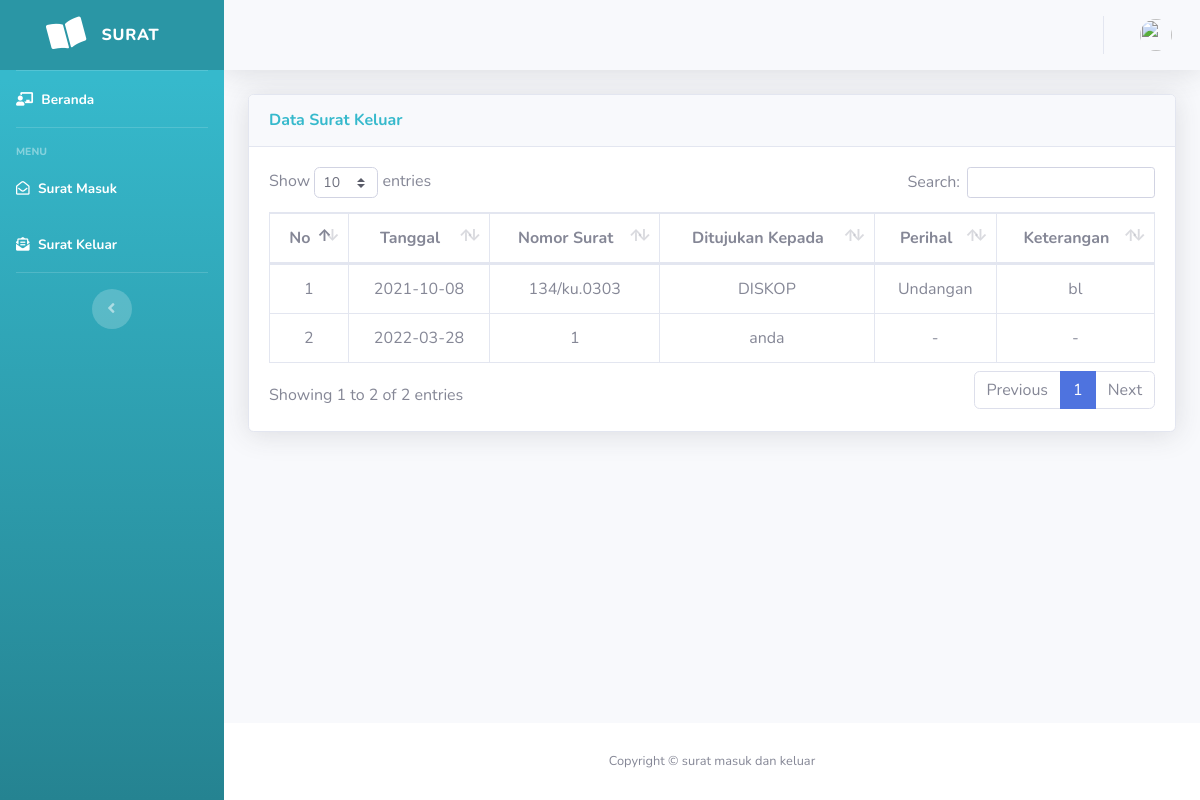
The app's page /index.php/user/dsk with its own data.
### tables this page shows
CREATE TABLE `surat_keluar` (
  `no` int(100) NOT NULL,
  `tanggal` date NOT NULL,
  `nomor_surat` varchar(100) NOT NULL,
  `ditujukan_kepada` varchar(225) NOT NULL,
  `perihal` varchar(225) NOT NULL,
  `keterangan` varchar(225) NOT NULL
);

### application/controllers/User.php (called while the page is built, shortened)
<?php
class User extends CI_Controller {
    function __construct()
	{
		$this->load->model('Login_model','login');
	}
    function dsk()
    {
        $data['data_surat_keluar'] = $this->login->data_surat_keluar();
        $this->load->view('tampilan/header');
        $this->load->view('tampilan_user/dsk_user', $data);
        $this->load->view('tampilan/footer');
    }
}

### index.php (called while the page is built, shortened)
<?php
require_once BASEPATH.'core/CodeIgniter.php';

### application/models/Login_model.php (called while the page is built, shortened)
<?php
class Login_model extends CI_Model {
    function data_surat_keluar()
    {
        return $this->db->get('surat_keluar')->result();
    }
}

### application/views/tampilan_user/dsk_user.php (the view)
<div class="container-fluid">
    <div class="card shadow mb-4">
        <div class="card-header py-3">
            <h6 class="m-0 font-weight-bold text-info">Data Surat Keluar
        </h6>
    </div >
        <div class="card-body">
            <div class="table-responsive">
                <table class="table table-bordered text-center"  id="dataTable" width="100%" cellspacing="0">
                    <thead>
                        <tr>
                            <th>No</th>
                            <th>Tanggal</th>
                            <th>Nomor Surat</th>
                            <th>Ditujukan Kepada</th>
                            <th>Perihal</th>
                            <th>Keterangan</th>
                        </tr>
                     </thead>
                    <tbody>
                        <?php
                        $no = 1;
                        foreach($data_surat_keluar as $dsk):?>
                        <tr>
                            <td><?php echo $no++; ?></td>
                            <td><?= $dsk->tanggal ?></td>
                            <td><?= $dsk->nomor_surat ?></td>
                            <td><?= $dsk->ditujukan_kepada ?></td>
                            <td><?= $dsk->perihal ?></td>
                            <td><?= $dsk->keterangan ?></td>
                        </tr>
                        <?php endforeach ;?>
                    </tbody>
                </table>
            </div>
        </div>
    </div>
</div>

### records on screen
surat_keluar: tanggal "2021-10-08", nomor_surat "134/ku.0303", ditujukan_kepada "DISKOP", perihal "Undangan", keterangan "bl"
surat_keluar: tanggal "2022-03-28", nomor_surat "1", ditujukan_kepada "anda", perihal "-", keterangan "-"
